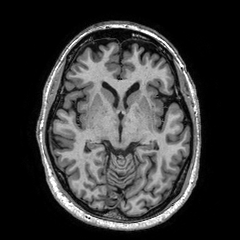
#> input picture data/dataset_brains/1_1_t1.tif, 240 x 240 px; the run also reads 2 pictures not shown here
$ jupyter execute --allow-errors segmentation_exercise_1.ipynb   (shell and % lines are left out)
#> lines starting #> are read from the running program, lines starting #| are printed output that depends on the picture; after the words box and inside, x2 and y2 are one past the last pixel; in counts of white or black regions, pixels touching at a corner belong together
### code/segmentation_tests.py
"""
Test code for segmentation module in 8DC00 course
"""

# Imports

import numpy as np
import segmentation_util as util
import matplotlib.pyplot as plt
import segmentation as seg
from scipy import ndimage, stats
import scipy
from sklearn.neighbors import KNeighborsClassifier
import timeit
from IPython.display import display, clear_output

plt.rcParams['image.cmap'] = 'gray'


# SECTION 1. Segmentation in feature space

def scatter_data_test(showFigs=True):
    I = plt.imread('../data/dataset_brains/1_1_t1.tif')
    X1 = I.flatten().T
    X1 = X1.reshape(-1, 1)
    GT = plt.imread('../data/dataset_brains/1_1_gt.tif')
    gt_mask = GT>0
    Y = gt_mask.flatten() # labels

    I_blurred = ndimage.gaussian_filter(I, sigma=2)
    X2 = I_blurred.flatten().T
    X2 = X2.reshape(-1, 1)

    X_data = np.concatenate((X1, X2), axis=1)
    features = ('T1 intensity', 'T1 gauss 2') # Keep track of features you added
    if showFigs:
        util.scatter_data(X_data,Y,0,1)

    #------------------------------------------------------------------#
    # TODO: Implement a few test cases of with different features
    #------------------------------------------------------------------#
    return X_data, Y


def scatter_t2_test(showFigs=True):
    I1 = plt.imread('../data/dataset_brains/1_1_t1.tif')
    X1 = I1.flatten().T
    X1 = X1.reshape(-1, 1)

    I2 = plt.imread('../data/dataset_brains/1_1_t2.tif')
    X2 = I2.flatten().T
    X2 = X2.reshape(-1, 1)

    GT = plt.imread('../data/dataset_brains/1_1_gt.tif')
    gt_mask = GT>0
    Y = gt_mask.flatten() # labels

    I1_blurred = ndimage.gaussian_filter(I1, sigma=4)
    X12 = I1_blurred.flatten().T
    X12 = X12.reshape(-1, 1)

    X_data = np.concatenate((X1, X12), axis=1)
    features = ('T1 intensity', 'T1 gauss 2') # Keep track of features you added
    if showFigs:
        util.scatter_data(X_data,Y,0,1)

    #------------------------------------------------------------------#
    # TODO: Extract features from the T2 image and compare them to the T1 features
    #------------------------------------------------------------------#
    return X_data, Y


def extract_coordinate_feature_test():
    I = plt.imread('../data/dataset_brains/1_1_t1.tif')
    c, coord_im = seg.extract_coordinate_feature(I)
    fig = plt.figure(figsize=(10,10))
    ax1  = fig.add_subplot(121)
    ax1.imshow(I)
    ax2  = fig.add_subplot(122)
    ax2.imshow(coord_im)


def feature_stats_test():
    X, Y = scatter_data_test(showFigs=False)
    I = plt.imread('../data/dataset_brains/1_1_t1.tif')
    c, coord_im = seg.extract_coordinate_feature(I)
    X_data = np.concatenate((X, c), axis=1)
    #------------------------------------------------------------------#
    # TODO: Write code to examine the mean and standard deviation of your dataset containing variety of features
    #------------------------------------------------------------------#


def normalized_stats_test():
    X, Y = scatter_data_test(showFigs=False)
    I = plt.imread('../data/dataset_brains/1_1_t1.tif')
    c, coord_im = seg.extract_coordinate_feature(I)
    X_data = np.concatenate((X, c), axis=1)
    #------------------------------------------------------------------#
    # TODO: Write code to normalize your dataset containing variety of features,
    #  then examine the mean and std dev
    #------------------------------------------------------------------#


def distance_test():
    #------------------------------------------------------------------#
    # TODO: Generate a Gaussian dataset, with 100 samples per class, and compute the distances.
    #  Use plt.imshow() to visualize the distance matrix as an image.
    #------------------------------------------------------------------#
    pass

def small_samples_distance_test():
    #------------------------------------------------------------------#
    # TODO: Generate a small sample Gaussian dataset X,
    #  create dataset C as per the instructions,
    #  and calculate and plot the distances between the datasets.
    #------------------------------------------------------------------#
    pass

# [8 lines left out: function minimum_distance_test, not called in this run]


def distance_classification_test():
    #------------------------------------------------------------------#
    # TODO: Use the provided code to generate training and testing data
    #  Classify the points in test_data, based on their distances d to the points in train_data
    #------------------------------------------------------------------#
    pass

def funX(X):
    return lambda w: seg.cost_kmeans(X,w)


def kmeans_demo():

    ## Define some data and parameters
    n = 100
    X1 = np.random.randn(n, 2)
    X2 = np.random.randn(n, 2)+5
    X = np.concatenate((X1, X2), axis=0)
    Y = np.concatenate((np.zeros((n,1)), np.ones((n,1))), axis=0)
#     ax1 = util.scatter_data(X,Y,0,1)
    N, M = X.shape

    #Define number of clusters we want
    clusters = 2;

    # the learning rate
    mu = 1;

    # iterations
    num_iter = 100

    # Cost function used by k-Means
    # fun = lambda w: seg.cost_kmeans(X,w)
    fun = funX(X)

    ## Algorithm
    #Initialize cluster centers
    idx = np.random.randint(N, size=clusters)
    initial_w = X[idx,:]
    w_draw = initial_w
    print(w_draw)

    #Reshape into vector (needed by ngradient)
    w_vector = initial_w.reshape(clusters*M, 1)

    #Vector to store cost
    xx = np.linspace(1, num_iter, num_iter)
    kmeans_cost = np.empty(*xx.shape)
    kmeans_cost[:] = np.nan

    fig = plt.figure(figsize=(14,6))
    ax1  = fig.add_subplot(121)
    im1  = ax1.scatter(X[:n,0], X[:n,1], label='X-class0')
    im2  = ax1.scatter(X[n:,0], X[n:,1], label='X-class1')
    line1, = ax1.plot(w_draw[:,0], w_draw[:,1], "or", markersize=5, label='W-vector')
    # im3  = ax1.scatter(w_draw[:,0], w_draw[:,1])
    ax1.grid()

    ax2  = fig.add_subplot(122, xlim=(0, num_iter), ylim=(0, 10))

    text_str = 'k={}, g={:.2f}\ncost={:.2f}'.format(0, 0, 0)

    txt2 = ax2.text(0.3, 0.95, text_str, bbox={'facecolor': 'green', 'alpha': 0.4, 'pad': 10},
             transform=ax2.transAxes)

#     xx = xx.reshape(1,-1)
    line2, = ax2.plot(xx, kmeans_cost, lw=2)
    ax2.set_xlabel('Iteration')
    ax2.set_ylabel('Cost')
    ax2.grid()

    for k in np.arange(num_iter):

        # gradient ascent
        g = util.ngradient(fun,w_vector)
        w_vector = w_vector - mu*g
        # calculate cost for plotting
        kmeans_cost[k] = fun(w_vector)
        text_str = 'k={}, cost={:.2f}'.format(k, kmeans_cost[k])
        txt2.set_text(text_str)
        # plot
        line2.set_ydata(kmeans_cost)
        w_draw_new = w_vector.reshape(clusters, M)
        line1.set_data(w_draw_new[:,0], w_draw_new[:,1])
        display(fig)
        clear_output(wait = True)
        plt.pause(.005)

    return kmeans_cost


def kmeans_clustering_test():
    #------------------------------------------------------------------#
    #TODO: Store errors for training data
    #------------------------------------------------------------------#
    pass

def nn_classifier_test_samples():

    train_data, train_labels = seg.generate_gaussian_data(2)
    test_data, test_labels = seg.generate_gaussian_data(1)
    predicted_labels = seg.nn_classifier(train_data, train_labels, test_data)

    # predicted_labels = predicted_labels.astype(bool)
    # test_labels = test_labels.astype(bool)
    err = util.classification_error(test_labels, predicted_labels)

    print('True labels:\n{}'.format(test_labels))
    print('Predicted labels:\n{}'.format(predicted_labels))
    print('Error:\n{}'.format(err))


# [27 lines left out: function generate_train_test, not called in this run]


def easy_hard_data_classifier_test():
    #-------------------------------------------------------------------#
    #TODO: generate and classify (using nn_classifier) 2 pairs of datasets (easy and hard)
    # calculate classification error in each case
    #-------------------------------------------------------------------#
    pass

def nn_classifier_test_brains(testDice=False):

    # Subject 1, slice 1 is the train data
    X, Y, feature_labels_train = util.create_dataset(1,1,'brain')
    N = 1000
    ix = np.random.randint(len(X), size=N)
    train_data = X[ix,:]
    train_labels = Y[ix,:]
    # Subject 3, slice 1 is the test data
    test_data, test_labels, feature_labels_test  = util.create_dataset(3,1,'brain')

    predicted_labels = seg.nn_classifier(train_data, train_labels, test_data)
    predicted_labels = predicted_labels.astype(bool)
    test_labels = test_labels.astype(bool)
    err = util.classification_error(test_labels, predicted_labels)
    print('Error:\n{}'.format(err))

    if testDice:
        dice = util.dice_overlap(test_labels, predicted_labels)
        print('Dice coefficient:\n{}'.format(dice))
    else:
        I = plt.imread('../data/dataset_brains/3_1_t1.tif')
        GT = plt.imread('../data/dataset_brains/3_1_gt.tif')
        gt_mask = GT>0
        gt_labels = gt_mask.flatten() # labels
        predicted_mask = predicted_labels.reshape(I.shape)
        fig = plt.figure(figsize=(15,5))
        ax1 = fig.add_subplot(131)
        ax1.imshow(I)
        ax2 = fig.add_subplot(132)
        ax2.imshow(predicted_mask)
        ax3  = fig.add_subplot(133)
        ax3.imshow(gt_mask)


def knn_curve():

    # Load training and test data
    train_data, train_labels, train_feature_labels = util.create_dataset(1,1,'brain')
    test_data, test_labels, test_feature_labels = util.create_dataset(2,1,'brain')
    # Normalize data
    train_data, test_data = seg.normalize_data(train_data, test_data)

    #Define parameters
    num_iter = 3
    train_size = 100
    k = np.array([1, 3, 5, 9, 15, 25, 100])
    # k = np.array([1, 5, 9])

    #Store errors
    test_error = np.empty([len(k),num_iter])
    test_error[:] = np.nan
    dice = np.empty([len(k),num_iter])
    dice[:] = np.nan

    ## Train and test with different values

    for i in np.arange(len(k)):
        for j in np.arange(num_iter):
            print('k = {}, iter = {}'.format(k[i], j))
            #Subsample training set
            ix = np.random.randint(len(train_data), size=train_size)
            subset_train_data = train_data[ix,:]
            subset_train_labels = train_labels[ix,:]

            predicted_test_labels = seg.knn_classifier(subset_train_data, subset_train_labels, test_data, k[i])

            # #Train classifier
            # neigh = KNeighborsClassifier(n_neighbors=k[i])
            # neigh.fit(subset_train_data, subset_train_labels)
            # #Evaluate
            # predicted_test_labels = neigh.predict(test_data)

            test_error[i,j] = util.classification_error(test_labels, predicted_test_labels)
            dice[i,j] = util.dice_overlap(test_labels, predicted_test_labels)

    ## Display results
    fig = plt.figure(figsize=(8,8))
    ax1 = fig.add_subplot(111)
    p1 = ax1.plot(k, np.mean(test_error,1), 'r', label='error')
    p2 = ax1.plot(k, np.mean(dice,1), 'k', label='dice')
    ax1.set_xlabel('k')
    ax1.set_ylabel('error')
    ax1.grid()
    ax1.legend()


# SECTION 2. Generalization and overfitting

# [315 lines left out: functions learning_curve, feature_curve, high_dimensions_demo, high_dimensions_output, covariance_matrix_test, eigen_vecval_test and 5 more, not called in this run]

### code/segmentation_util.py
"""
Utility functions for segmentation.
"""

import numpy as np
import matplotlib.pyplot as plt
import matplotlib.cm as cm

def ngradient(fun, x, h=1e-3):
    # Computes the derivative of a function with numerical differentiation.
    # Input:
    # fun - function for which the gradient is computed
    # x - vector of parameter values at which to compute the gradient
    # h - a small positive number used in the finite difference formula
    # Output:
    # g - vector of partial derivatives (gradient) of fun

    #------------------------------------------------------------------#
    # TODO: Implement the  computation of the partial derivatives of
    # the function at x with numerical differentiation.
    # g[k] should store the partial derivative w.r.t. the k-th parameter
    #------------------------------------------------------------------#

    return g

def scatter_data(X, Y, feature0=0, feature1=1, ax=None):
    # scater_data displays a scatterplot of at most 1000 samples from dataset X, and gives each point
    # a different color based on its label in Y

    k = 1000
    if len(X) > k:
        idx = np.random.randint(len(X), size=k)
        X = X[idx,:]
        Y = Y[idx]

    class_labels, indices1, indices2 = np.unique(Y, return_index=True, return_inverse=True)
    if ax is None:
        fig = plt.figure(figsize=(8,8))
        ax = fig.add_subplot(111)
        ax.grid()

    colors = cm.rainbow(np.linspace(0, 1, len(class_labels)))
    for i, c in zip(np.arange(len(class_labels)), colors):
        idx2 = indices2 == class_labels[i]
        lbl = 'X, class '+str(i)
        ax.scatter(X[idx2,feature0], X[idx2,feature1], color=c, label=lbl)

    return ax


def create_dataset(image_number, slice_number, task):
    # create_dataset Creates a dataset for a particular subject (image), slice and task
    # Input:
    # image_number - Number of the subject (scalar)
    # slice_number - Number of the slice (scalar)
    # task        - String corresponding to the task, either 'brain' or 'tissue'
    # Output:
    # X           - Nxk feature matrix, where N is the number of pixels and k is the number of features
    # Y           - Nx1 vector with labels
    # feature_labels - kx1 cell array with descriptions of the k features

    #Extract features from the subject/slice
    X, feature_labels = extract_features(image_number, slice_number)

    #Create labels
    Y = create_labels(image_number, slice_number, task)

    return X, Y, feature_labels


def extract_features(image_number, slice_number):
    # extracts features for [image_number]_[slice_number]_t1.tif and [image_number]_[slice_number]_t2.tif
    # Input:
    # image_number - Which subject (scalar)
    # slice_number - Which slice (scalar)
    # Output:
    # X           - N x k dataset, where N is the number of pixels and k is the total number of features
    # features    - k x 1 cell array describing each of the k features

    base_dir = '../data/dataset_brains/'

    t1 = plt.imread(base_dir + str(image_number) + '_' + str(slice_number) + '_t1.tif')
    t2 = plt.imread(base_dir + str(image_number) + '_' + str(slice_number) + '_t2.tif')

    n = t1.shape[0]
    features = ()

    t1f = t1.flatten().T.astype(float)
    t1f = t1f.reshape(-1, 1)
    t2f = t2.flatten().T.astype(float)
    t2f = t2f.reshape(-1, 1)

    X = np.concatenate((t1f, t2f), axis=1)

    features += ('T1 intensity',)
    features += ('T2 intensity',)

    #------------------------------------------------------------------#
    # TODO: Extract more features and add them to X.
    # Don't forget to provide (short) descriptions for the features
    #------------------------------------------------------------------#
    return X, features


def create_labels(image_number, slice_number, task):
    # Creates labels for a particular subject (image), slice and
    # task
    #
    # Input:
    # image_number - Number of the subject (scalar)
    # slice_number - Number of the slice (scalar)
    # task        - String corresponding to the task, either 'brain' or 'tissue'
    #
    # Output:
    # Y           - Nx1 vector with labels
    #
    # Original labels reference:
    # 0 background
    # 1 cerebellum
    # 2 white matter hyperintensities/lesions
    # 3 basal ganglia and thalami
    # 4 ventricles
    # 5 white matter
    # 6 brainstem
    # 7 cortical grey matter
    # 8 cerebrospinal fluid in the extracerebral space

    #Read the ground-truth image
    base_dir = '../data/dataset_brains/'

    I = plt.imread(base_dir + str(image_number) + '_' + str(slice_number) + '_gt.tif')

    if task == 'brain':
        Y = I>0
    elif task == 'brain':
        white_matter = I == 2 | I == 5
        gray_matter  = I == 7 | I == 3
        csf         = I == 4 | I == 8
        background  = I == 0 |  I == 1 | I == 6
        Y = I
        Y[background] = 0
        Y[white_matter] = 1
        Y[gray_matter] = 2
        Y[csf] = 3
    else:
        print(task)
        raise ValueError("Variable 'task' must be one of two values: 'brain' or 'tissue'")

    Y = Y.flatten().T
    Y = Y.reshape(-1,1)

    return Y


# [75 lines left out: functions dice_overlap, dice_multiclass, classification_error, not called in this run]

### code/segmentation.py
"""
Segmentation module code for 8DC00 course
"""

# Imports

import numpy as np
import scipy
from sklearn.neighbors import KNeighborsClassifier


# [25 lines left out: function ngradient, not called in this run]

# SECTION 1. Segmentation in feature space

def generate_gaussian_data(N=100, mu1=[0,0], mu2=[2,0], sigma1=[[1,0],[0,1]], sigma2=[[1,0],[0,1]]):
    # Generates a 2D toy dataset with 2 classes, N samples per class.
    # Class 1 is Gaussian distributed with mu1 and sigma2
    # Class 2 is Gaussian distributed with mu2 and sigma2.
    # By default, N=100, mu1=[0 0], mu2=[2,0], sigma1=sigma2 = [1 0; 0 1]
    #
    # Input:
    # N             - Number of samples per class (2N in total)
    # mu1           - 1x2 vector, mean of class 1
    # mu2           - 1x2 vector, mean of class 2
    # sigma1        - 2x2 matrix, covariance of class 1
    # sigma2        - 2x2 matrix, covariance of class 2

    # Generate class 1
    A = np.linalg.cholesky(sigma1)
    data1 = np.random.randn(N,2).dot(A) + mu1     #Rotate data according to covariance matrix (must be positive definite!), and add the mean
    # Generate class 2
    B = np.linalg.cholesky(sigma2)
    data2 = np.random.randn(N,2).dot(B) + mu2

    # Put the data together
    X = np.concatenate((data1, data2), axis=0)
    # Create labels
    Y = np.concatenate((np.zeros((N,1)), np.ones((N,1))), axis=0)

    return X, Y


def extract_coordinate_feature(im):
    # Creates a coordinate feature, which encodes how far a pixel is from the center of the image.
    #
    # Input:
    # im -   An NxM image
    # Output:
    # c  -   A (N*M)x1 vector which encodes how far each pixel is from the center of the image

    # Get the image size
    n_rows, n_cols = im.shape

    # Find image center
    x_center = np.floor(n_rows/2);
    y_center = np.floor(n_cols/2);

    # Generate coordinate images
    ar = np.arange(n_cols).reshape(1,-1)
    x_coord = np.tile(ar, (n_rows, 1))
    ar = ar.T
    y_coord = np.tile(ar, (1, n_cols))

    #------------------------------------------------------------------#
    # TODO: Use the above variables to create an image coord_im
    # that combines the information from x_coord and y_coord
    #------------------------------------------------------------------#

    # Create a feature from the coordinate image
    c = coord_im.flatten().T
    c = c.reshape(-1, 1)

    return c, coord_im


# [102 lines left out: functions normalize_data, cost_kmeans, kmeans_clustering, not called in this run]


def nn_classifier(train_data, train_labels, test_data):
    # Returns the labels for test_data, predicted by the 1-NN
    # classifier trained on train_data and train_labels
    #
    # Input:
    # train_data        num_train x p matrix with features for the training data
    # train_labels      num_train x 1 vector with labels for the training data
    # test_labels       num_test x p matrix with features for the test data
    #
    # Output:
    # predicted_labels   num_test x 1 predicted vector with labels for the test data

    #------------------------------------------------------------------#
    # TODO: Implement missing functionality
    #------------------------------------------------------------------#


    return predicted_labels


# [175 lines left out: functions knn_classifier, mypca, segmentation_combined_atlas, segmentation_atlas, segmentation_combined_knn, segmentation_knn, not called in this run]

### notebooks/segmentation_exercise_1.ipynb
# 1. Segmentation in feature space

## 1.1. Generating and visualizing a dataset
We are going to be working with a $nxm$ dataset `X`where each of the $n$ rows corresponds to a sample, and each of the $m$ columns corresponds to a feature. This dataset will also be associated with a $nx1$ vector `Y` which stores the labels of the samples. Here is an example of a two-class problem, with randomly generated 100 samples with 2 features:

```python
import numpy as np
X = np.random.rand(100, 2)
Y = np.concatenate((np.zeros((50,1)), np.ones((50,1))), axis=1)
```

This data is a bit too random for us to experiment with, so you have been provided with a function `generate_gaussian_data()` in `# SECTION 1` of the `segmentation.py` module that generates a more interesting dataset in 2D. Because the data is 2D, we can visualize it as follows:

[cell 1]
import sys
sys.path.append("../code")
import matplotlib.pyplot as plt
from segmentation import generate_gaussian_data
X, Y = generate_gaussian_data()
fig = plt.figure(figsize=(12,5))
ax1  = fig.add_subplot(111)
im1  = ax1.scatter(X[:100,0], X[:100,1], label='Class 1')
im2  = ax1.scatter(X[100:,0], X[100:,1], label='Class 2')
ax1.grid()
ax1.legend()
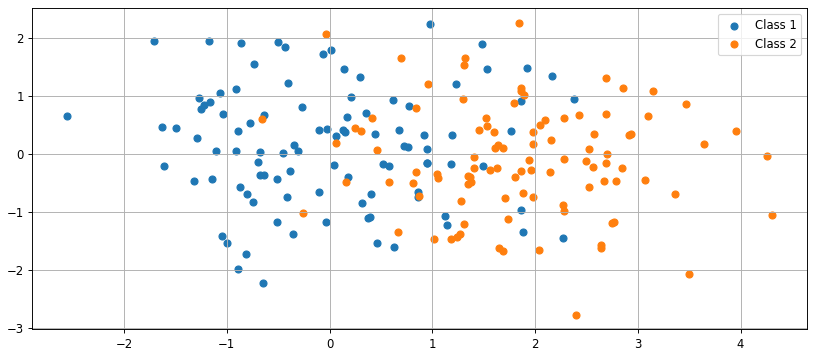
#> figure drawn by matplotlib, 1 panel

Instead of generating data, now we will create this type of dataset from the pixels of an  image. You can use

```python
I = plt.imread('../images/dataset_brains/1_1_t1.tif.tif')
```
to load an image. This is a T1 slice from subject 1, and it is slice 1 in the set we are using. You can view the image with `plt.imshow()`.

Once the image is loaded, the simplest way to create a feature representation is to represent each pixel by its
intensity value. These steps are displayed below:

[cell 2]
import numpy as np
import matplotlib.pyplot as plt
plt.rcParams['image.cmap'] = 'gray'
I = plt.imread('../data/dataset_brains/1_1_t1.tif')
#> I is the input picture: shape (240, 240); min 0, max 255, mean 55.7
fig = plt.figure(figsize=(5,5))
ax1  = fig.add_subplot(111)
ax1.imshow(I)
X = I.flatten().T

Now we also would like to have some labels Y. You can use the provided ground-truth for this. Load the ground-truth and view it with the following code:

[cell 3]
GT = plt.imread('../data/dataset_brains/1_1_gt.tif')
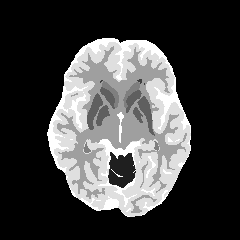
#> input picture data/dataset_brains/1_1_gt.tif, 240 x 240 px
#> GT is the input picture: shape (240, 240); min 0, max 8, mean 2.04
fig = plt.figure(figsize=(10,10))
ax1  = fig.add_subplot(121)
ax1.imshow(I)
ax2  = fig.add_subplot(122)
ax2.imshow(GT)
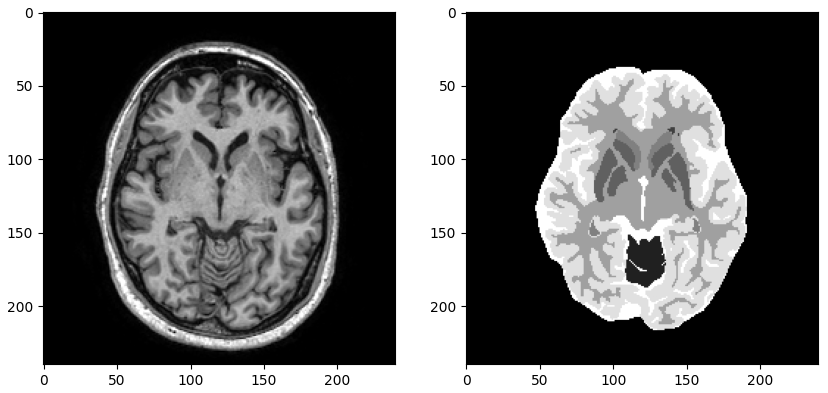
#> figure drawn by matplotlib, 2 panels

You will see an image with 9 values. These correspond to the following 9 classes:
- 0 background
- 1 cerebellum
- 2 white matter hyperintensities/lesions
- 3 basal ganglia and thalami
- 4 ventricles
- 5 white matter
- 6 brainstem
- 7 cortical grey matter
- 8 cerebrospinal fluid in the extracerebral space

In this exercise we will only look if a pixel is outside the brain (label 0) or not. Here's
how to use the ground truth image to create these labels:

[cell 4]
gt_mask = GT>0
#> gt_mask: shape (240, 240) bool; 33.7% white; 1 white region, box (x1, y1, x2, y2) and area: (47, 38, 191, 217) 19419
#> (the rest of the program and of its run is left out)
